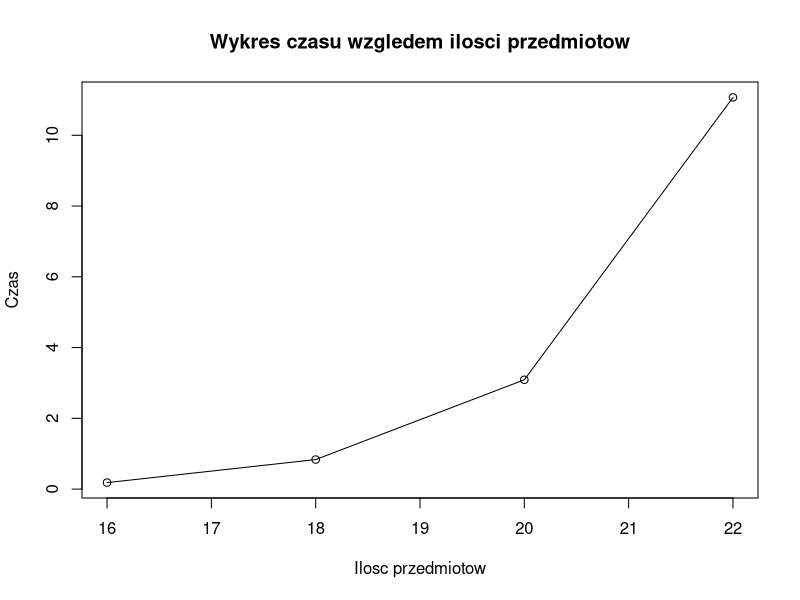

This figure's R source:
plecak <- function(limit, wagi, ceny, n){
  #jesli brak przedmiotow do wkladania
  #lub jesli plecak pelny, to zakoncz szukanie
  if (n == 0 || limit == 0) {
    return(list(0,vector()))
  } 

  #jesli przedmiot sie nie miesci
  #to zwroc obecny plecak, bez przedmiotu
  if (wagi[n] > limit) { 
    return(plecak(limit, wagi, ceny, n-1)) 
  }
  #jesli przedmiot sie miesci, 
  #to rozpatrz dwa przypadki
  else { 
    #a) nalezy go wziac do plecaka
    p1 <- plecak(limit - wagi[n], wagi, ceny, n-1)
    p1[[1]] <- p1[[1]] + ceny[n]
    p1[[2]] <- append(p1[[2]],n)
    
    #b) nie nalezy go brac do plecaka
    p2 <- plecak(limit, wagi, ceny,  n-1)
    
    #wybierz lepszy przypadek
   
    if (p1[[1]] >= p2[[1]]) {
      return(p1)
    } else {
      return(p2)
    }
  }
}


#przyklad
ceny <- c(60, 100, 120) 
wagi <- c(10, 20, 30) 
limit <- 50
n <- length(ceny) 
start_time <- Sys.time()
p <- plecak(limit, wagi, ceny, n)
end_time <- Sys.time()
print(paste("Najlepszy zestaw przedmiotow: ",p[2])) 
print(paste("Cena tych przedmiotow: ",p[[1]]))
print(paste("Algorytm dzialal ",end_time-start_time, " sekund"))

time = c()

#16
ceny<- sample(10:100,16,1)
wagi<- sample(5:100,16,1)
limit<- round(mean(wagi)*length(ceny)/2)
n <- length(ceny) 
start_time <- Sys.time()
p <- plecak(limit, wagi, ceny, n)
end_time <- Sys.time()
print(paste("Najlepszy zestaw przedmiotow: ",p[2])) 
print(paste("Cena tych przedmiotow: ",p[[1]]))
print(paste("Algorytm dzialal ",end_time-start_time, " sekund"))

time = append(time,as.numeric(end_time-start_time))

#18
ceny<- sample(10:100,18,1)
wagi<- sample(5:100,18,1)
limit<- round(mean(wagi)*length(ceny)/2)
n <- length(ceny) 
start_time <- Sys.time()
p <- plecak(limit, wagi, ceny, n)
end_time <- Sys.time()
print(paste("Najlepszy zestaw przedmiotow: ",p[2])) 
print(paste("Cena tych przedmiotow: ",p[[1]]))
print(paste("Algorytm dzialal ",end_time-start_time, " sekund"))

time = append(time,as.numeric(end_time-start_time))

#20

ceny<- sample(10:100,20,1)
wagi<- sample(5:100,20,1)
limit<- round(mean(wagi)*length(ceny)/2)
n <- length(ceny) 
start_time <- Sys.time()
p <- plecak(limit, wagi, ceny, n)
end_time <- Sys.time()
print(paste("Najlepszy zestaw przedmiotow: ",p[2])) 
print(paste("Cena tych przedmiotow: ",p[[1]]))
print(paste("Algorytm dzialal ",end_time-start_time, " sekund"))


time = append(time,as.numeric(end_time-start_time))

#22

ceny<- sample(10:100,22,1)
wagi<- sample(5:100,22,1)
limit<- round(mean(wagi)*length(ceny)/2)
n <- length(ceny) 
start_time <- Sys.time()
p <- plecak(limit, wagi, ceny, n)
end_time <- Sys.time()
print(paste("Najlepszy zestaw przedmiotow: ",p[2])) 
print(paste("Cena tych przedmiotow: ",p[[1]]))
print(paste("Algorytm dzialal ",end_time-start_time, " sekund"))

time = append(time,as.numeric(end_time-start_time))


ilosc_przedmiotow= c(16,18,20,22)


plot(ilosc_przedmiotow,time,type= "o",main = "Wykres czasu wzgledem ilosci przedmiotow",xlab="Ilosc przedmiotow",ylab="Czas")

warnings()